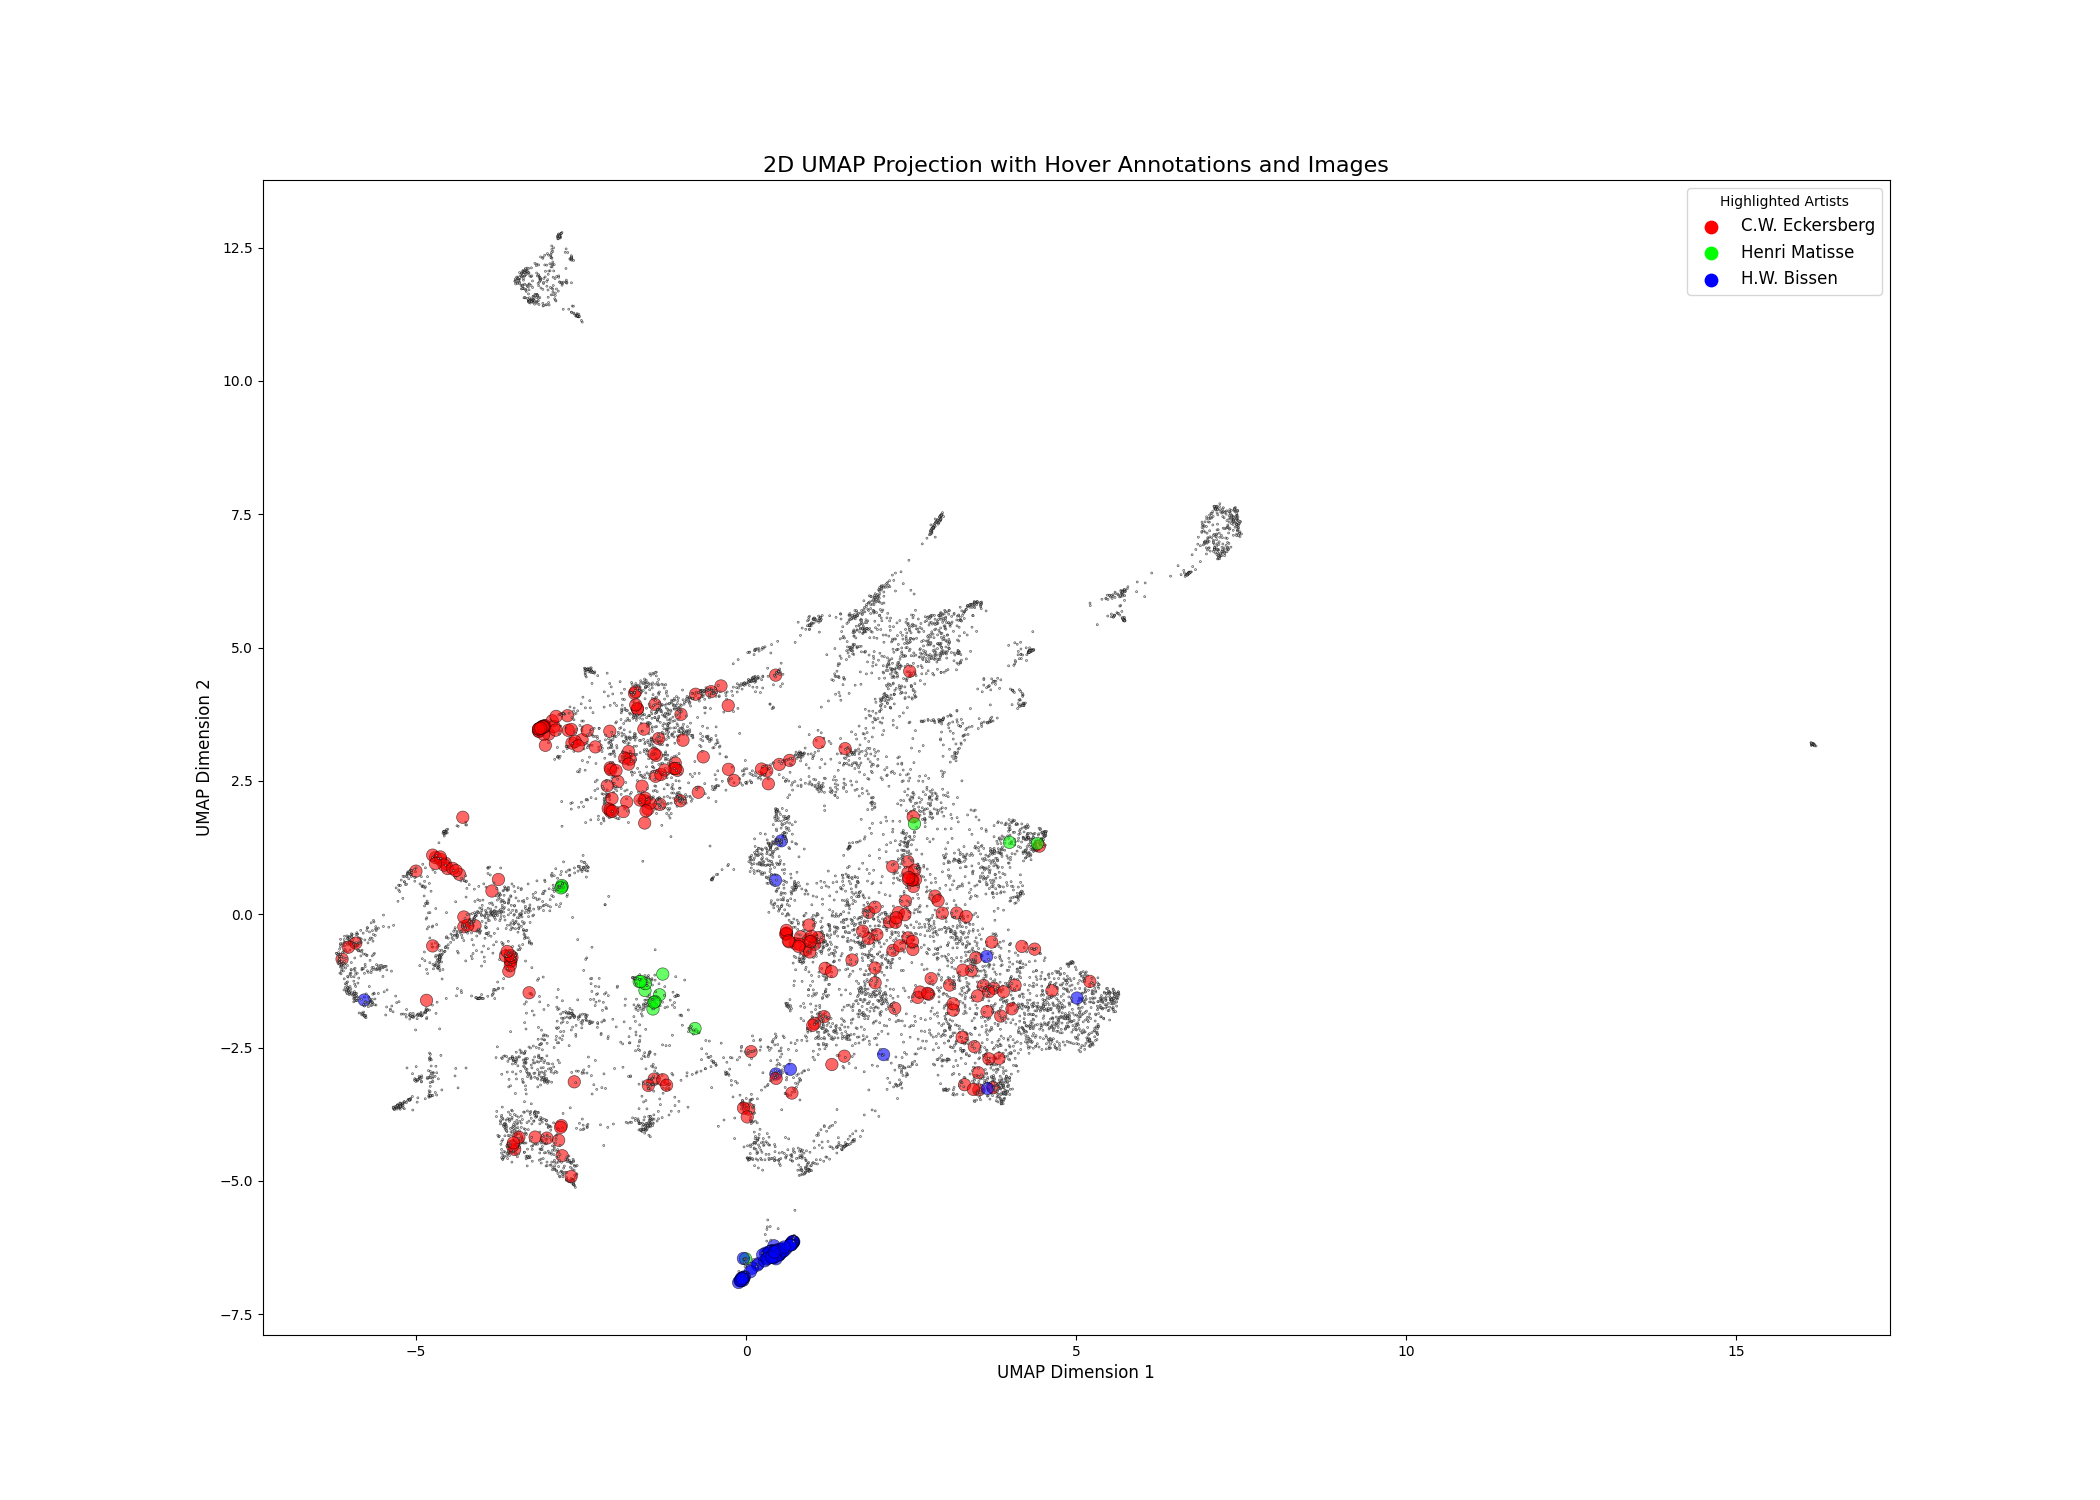

Write the Python code that produced this figure.
"""
2D projects typically preserve the local structure of the data, which means that similar
points in the original high-dimensional space will be close to each other in the 2D projection.
This property is useful for visualizing clusters or patterns in the data.
Global structure, on the other hand, may not be preserved as well in 2D projections.
"""

import umap
import numpy as np
import matplotlib.pyplot as plt
from matplotlib.offsetbox import OffsetImage, AnnotationBbox
from PIL import Image
import requests
from io import BytesIO
from sklearn.preprocessing import normalize
from sklearn.decomposition import PCA
from artsearch.src.utils.get_qdrant_client import get_qdrant_client
from artsearch.src.config import config


# =============================================================================
# STEP 0: CONFIGURATION
# Choose the first projection method: 'UMAP' or 'PCA'
FIRST_PROJECTION_METHOD = 'PCA'
SOURCE_COLLECTION = config.qdrant_collection_name

# =============================================================================
# STEP 1: FETCH DATA FROM QDRANT AND NORMALIZE THE VECTORS
qdrant_client = get_qdrant_client()
print("Fetching data from Qdrant...")
# The scroll method returns a tuple: (list_of_points, next_page_offset)

points_data, _ = qdrant_client.scroll(
    SOURCE_COLLECTION, scroll_filter=None, with_vectors=True, limit=10_000
)
vectors_512 = []
metadata_list = []
ids = []
for point in points_data:
    vectors_512.append(point.vector)
    metadata_list.append(point.payload)  # Preserve metadata for later
    ids.append(point.id)
vectors_512 = np.array(vectors_512)
vectors_512 = normalize(vectors_512, norm="l2")  # Normalize embeddings
print(f"Loaded {len(vectors_512)} vectors with shape: {vectors_512.shape}")
print("L2 norm of first vector:", np.linalg.norm(vectors_512[0]))

# =============================================================================
# STEP 2: REDUCE DIMENSIONALITY FROM 512D TO 50D
# =============================================================================
if FIRST_PROJECTION_METHOD == 'UMAP':
    print("Reducing dimensionality from 512D to 50D using UMAP...")
    umap_model_50d = umap.UMAP(n_components=50, metric="euclidean", random_state=42)
    vectors_50d = umap_model_50d.fit_transform(vectors_512)
    print("50D reduction complete.")
elif FIRST_PROJECTION_METHOD == 'PCA':
    print("Reducing dimensionality from 512D to 50D using PCA...")
    pca_model = PCA(n_components=50, random_state=42)
    vectors_50d = pca_model.fit_transform(vectors_512)
    print("50D reduction complete.")
else:
    raise ValueError("Invalid value for FIRST_PROJECTION. Use 'UMAP' or 'PCA'.")
# =============================================================================
# STEP 3: FURTHER REDUCE FROM 50D TO 2D FOR VISUALIZATION
# =============================================================================
print("Reducing dimensionality from 50D to 2D for visualization...")
umap_model_2d = umap.UMAP(n_components=2, metric="euclidean", random_state=42)
vectors_2d = umap_model_2d.fit_transform(vectors_50d)
print("2D reduction complete.")
# =============================================================================
# STEP 4: PREPARE ANNOTATIONS & THUMBNAILS FOR VISUALIZATION
# =============================================================================
annotations = []
thumbnails = []
artists_list = []  # To store artist names for color coding
for payload in metadata_list:
    # Ensure the payload is a dictionary
    payload_dict = dict(payload)
    # Safely extract artist information (assuming it's stored as a list)
    artist = (
        payload_dict.get("artist", ["Unknown"])[0]
        if "artist" in payload_dict
        else "Unknown"
    )
    titles = payload_dict.get("titles", [])
    title = titles[0].get("title", "Unknown") if titles else "Unknown"
    thumbnail_url = payload_dict.get("thumbnail_url", None)
    annotations.append(f"Artist: {artist}\nTitle: {title}")
    thumbnails.append(thumbnail_url)
    artists_list.append(artist)


# =============================================================================
# STEP 5: CREATE THE SCATTER PLOT WITH HOVER FUNCTIONALITY
# =============================================================================
print("Creating scatter plot visualization...")
plt.figure(figsize=(21, 15))
# Define artists to highlight and their colors
highlight_artists = ["C.W. Eckersberg", "Henri Matisse", "H.W. Bissen"]
highlight_colors = ["red", "lime", "blue"]  # Colors for highlighted artists
default_color = "lightgray"  # Color for non-highlighted points
color_map = {
    artist: color for artist, color in zip(highlight_artists, highlight_colors)
}
point_colors = [color_map.get(artist, default_color) for artist in artists_list]
# Define point sizes: larger for highlighted artists, smaller for others
highlight_size = 80
default_size = 2
point_sizes = [
    highlight_size if artist in highlight_artists else default_size
    for artist in artists_list
]
# Set zorder explicitly so that scatter points are drawn above the image (if needed)
scatter = plt.scatter(
    vectors_2d[:, 0],  # type: ignore
    vectors_2d[:, 1],  # type: ignore
    c=point_colors,  # type: ignore
    s=point_sizes,  # type: ignore
    alpha=0.6,
    edgecolors="k" if highlight_artists else None,
    linewidth=0.5,
    zorder=2,  # scatter points drawn at level 2
)


# =============================================================================
# STEP 6: SET UP HOVER FUNCTIONALITY TO DISPLAY ANNOTATIONS & IMAGES
def fetch_image(url):
    """Fetch an image from a URL and return it as a PIL Image."""
    try:
        response = requests.get(url)
        response.raise_for_status()
        return Image.open(BytesIO(response.content))
    except Exception as e:
        print(f"Error fetching image: {e}")
        return None


# Create an annotation box for metadata (initially invisible)
annot = plt.gca().annotate(
    "",
    xy=(0, 0),
    xytext=(15, 15),
    textcoords="offset points",
    bbox=dict(boxstyle="round", fc="w"),
    fontsize=12,
    arrowprops=dict(arrowstyle="->"),
)
annot.set_visible(False),
annot.set_zorder(3)  # draw metadata above scatter points and image
# Global placeholders for the image box and hovered point marker
image_box = None
hovered_point_marker = None


def update_annot(ind):
    """Update the annotation text and image box based on the hovered point."""
    global image_box, hovered_point_marker
    index = ind["ind"][0]
    pos = scatter.get_offsets()[index]  # type: ignore
    annot.xy = pos  # type: ignore
    annot.set_text(annotations[index])
    # Remove any existing image box (if present)
    if image_box is not None and image_box in plt.gca().artists:
        image_box.remove()
        image_box = None
    # If a thumbnail URL is available, fetch and display the image.
    # Use an offset (in display points) so that the image does not overlap the metadata box.
    if thumbnails[index]:
        img = fetch_image(thumbnails[index])
        if img:
            img.thumbnail((200, 200))  # Resize image as needed
            image = OffsetImage(img, zoom=1.2)  # type: ignore
            # Here we use xybox with "offset points" so that the image always appears, for example, 30 points to the right
            # and 30 points down from the hovered point. Adjust (30, -30) as needed.
            image_box = AnnotationBbox(
                image,
                pos,  # type: ignore
                xybox=(30, -30),
                xycoords='data',
                boxcoords="offset points",
                frameon=True,
                pad=0.3,
                bboxprops=dict(edgecolor="black"),
                zorder=1,  # draw image behind both scatter points and metadata text
            )
            plt.gca().add_artist(image_box)
    # Optionally, add a highlighted marker on top of the hovered point so it stays visible.
    # Remove previous marker if it exists.
    if hovered_point_marker is not None:
        hovered_point_marker.remove()
    hovered_point_marker = plt.gca().scatter(
        [pos[0]],  # type: ignore
        [pos[1]],  # type: ignore
        s=point_sizes[index] * 3,  # slightly larger for emphasis
        facecolors='none',
        edgecolors='black',
        linewidth=1.5,
        zorder=4,  # highest zorder so it appears on top
    )


def hover(event):
    """Event handler for mouse motion: update annotation when hovering over a point."""
    global hovered_point_marker
    vis = annot.get_visible()
    if event.inaxes == scatter.axes:
        cont, ind = scatter.contains(event)
        if cont:
            update_annot(ind)
            annot.set_visible(True)
            plt.gcf().canvas.draw_idle()
        else:
            if vis:
                annot.set_visible(False)
                # Remove the image box and hovered marker if they exist
                global image_box
                if image_box is not None and image_box in plt.gca().artists:
                    image_box.remove()
                    image_box = None
                if hovered_point_marker is not None:
                    hovered_point_marker.remove()
                    hovered_point_marker = None
                plt.gcf().canvas.draw_idle()


plt.gcf().canvas.mpl_connect("motion_notify_event", hover)

# =============================================================================
# STEP 7: ADD A LEGEND AND FINAL PLOT SETTINGS
# =============================================================================
# Manually add legend entries for the highlighted artists
for artist, color in color_map.items():
    plt.scatter([], [], c=color, s=highlight_size, label=artist)

plt.legend(loc="upper right", title="Highlighted Artists", fontsize="large")
plt.title("2D UMAP Projection with Hover Annotations and Images", fontsize=16)
plt.xlabel("UMAP Dimension 1", fontsize=12)
plt.ylabel("UMAP Dimension 2", fontsize=12)

plt.show()
plt.savefig("artsearch/src/scripts/datascience_experiments/2d_proj_artists.png")
print("Done!")

input("Press Enter to continue...")  # Keeps the script open
